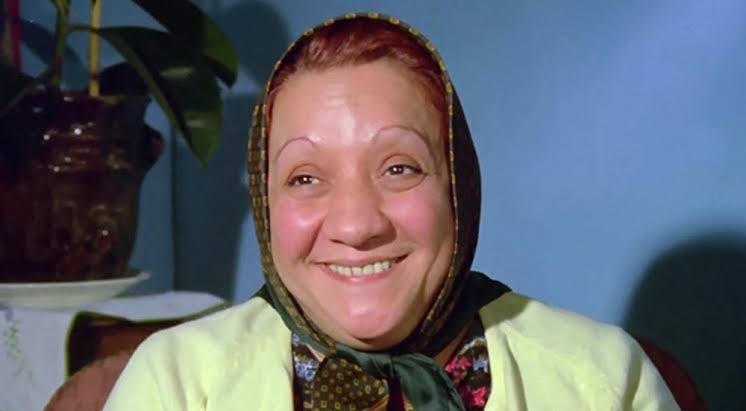
#> input picture AdileNasitOpencv/images.jpeg, 746 x 411 px
$ python main.py
#> lines starting #> are read from the running program, lines starting #| are printed output that depends on the picture
import cv2
import numpy as np

adileNasit=cv2.imread("images.jpeg")
#> adileNasit is the input picture: shape (411, 746, 3); mean B, G, R 106.5, 98.3, 95.7
# [5 lines of commented-out code are left out]
tekrarliResim=cv2.copyMakeBorder(adileNasit,190,190,190,190,cv2.BORDER_WRAP)
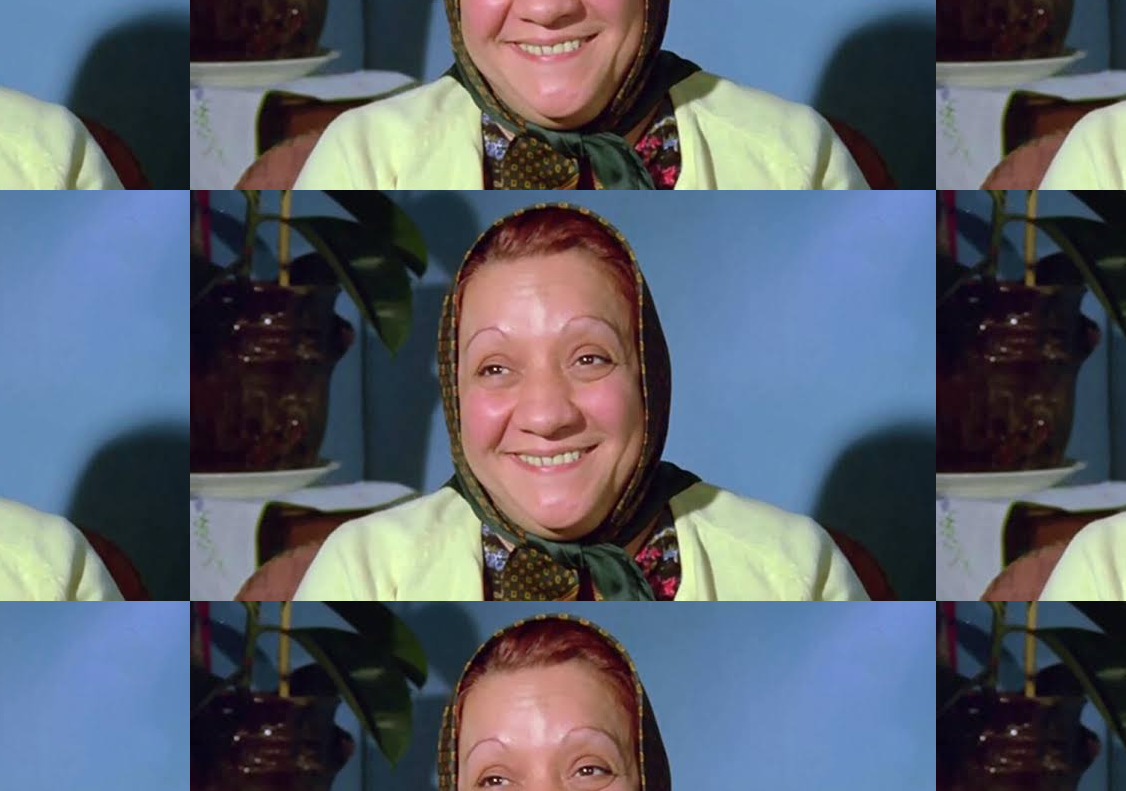
#> tekrarliResim: shape (791, 1126, 3); mean B, G, R 107, 96.2, 89.7
#kenarliResim=cv2.copyMakeBorder(adileNasit,35,35,35,35,cv2.BORDER_CONSTANT,value=(154,145,167))
dikdortgen=cv2.rectangle(tekrarliResim,(450,550),(650,230),(134,154,176),3)


cv2.imshow("adile nasit",tekrarliResim)


cv2.waitKey(0)
cv2.destroyAllWindows()
